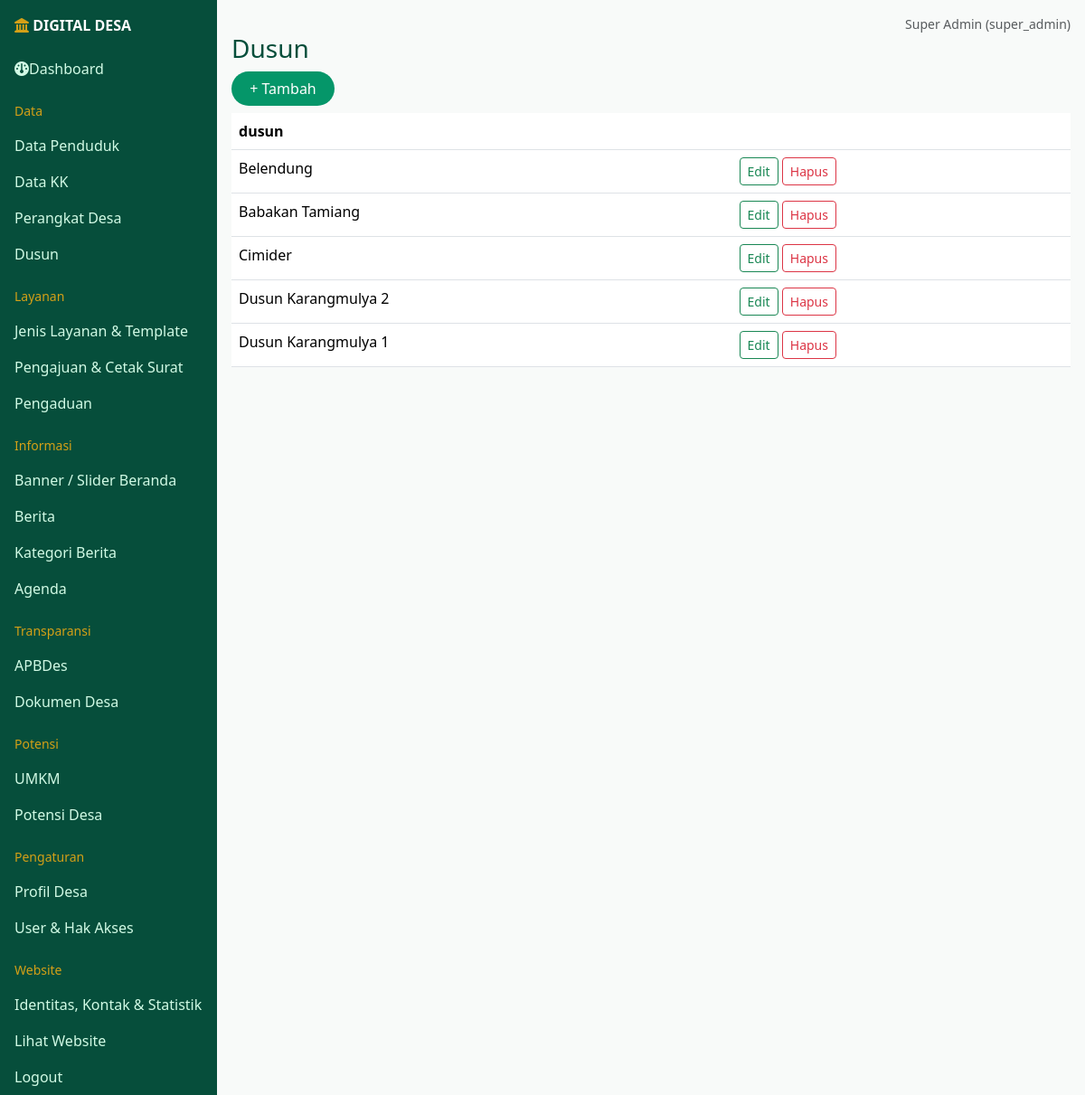
The app's page /admin/crud.php?t=dusun (signed in) with its own data.
### tables this page shows
CREATE TABLE dusun(id INT AUTO_INCREMENT PRIMARY KEY,dusun VARCHAR(50));

### config/database.php (called while the page is built, shortened)
<?php
if ($_SERVER['HTTP_HOST'] === 'localhost') {
    $host = 'localhost';
    $db   = 'digital_desa';
    $user = 'root';
    $pass = '';
} else {
    $host = 'sql107.infinityfree.com';
    $db   = 'if0_43028656_desa_lemahmulya';
    $user = 'if0_43028656';
    $pass = 'rgmvGCwJ3SWcKxg';
}
try {
    $pdo = new PDO(
        "mysql:host=$host;dbname=$db;charset=utf8mb4",
        $user,
        $pass,
        [
            PDO::ATTR_ERRMODE => PDO::ERRMODE_EXCEPTION,
            PDO::ATTR_DEFAULT_FETCH_MODE => PDO::FETCH_ASSOC
        ]
    );
} catch (PDOException $e) {
    die("Koneksi gagal: " . $e->getMessage());
}
function e($s){return htmlspecialchars((string)$s,ENT_QUOTES,'UTF-8');}
function run($q,$p=[]){global $pdo;$s=$pdo->prepare($q);$s->execute($p);return $s;}
function rows($q,$p=[]){return run($q,$p)->fetchAll();}

### admin/crud.php (the view, shortened to what this page needs)
<?php require '../config/database.php';need(['super_admin','admin_desa','kepala_desa']);$r=$_SESSION['u']['role'];
$t=$_GET['t']??'berita';if(!isset($T[$t])||($t=='users'&&$r!='super_admin'))$t='berita';
$title=$T[$t][0];$F=$T[$t][1];$o=$T[$t][2]??[];$L=$o['list']??array_slice(array_keys($F),0,3);
$can=$r!='kepala_desa'||$t=='pengajuan_layanan';$msg='';
include '../includes/sidebar.php';?>
<h3 class="text-hijau"><?=e($title)?></h3><?php if($msg):?><div class="alert alert-info"><?=e($msg)?></div><?php endif;?>
<?php if($can&&(isset($_GET['e'])||(isset($_GET['n'])&&empty($o['noadd'])))):$cur=isset($_GET['e'])?row("SELECT * FROM $t WHERE id=?",[(int)$_GET['e']]):[];?>
<form method="post" enctype="multipart/form-data" class="card-desa bg-white p-4 mb-3"><?=csrf()?><input type="hidden" name="id" value="<?=(int)($cur['id']??0)?>"><input type="hidden" name="a" value="save"><?php foreach($F as $k=>[$l,$ty])echo fld($k,$l,$ty,$cur[$k]??'');?><button class="btn btn-hijau">Simpan</button> <a class="btn btn-secondary" href="crud.php?t=<?=$t?>">Batal</a></form>
<?php else:?><?php if($can&&empty($o['noadd'])):?><a class="btn btn-hijau mb-2" href="crud.php?t=<?=$t?>&n=1">+ Tambah</a><?php endif;?>
<div class="table-responsive"><table class="table bg-white"><tr><?php foreach($L as $c):?><th><?=e($c)?></th><?php endforeach;?><th></th></tr><?php foreach(rows("SELECT * FROM $t ORDER BY id DESC") as $x):?><tr><?php foreach($L as $c):?><td><?=e(mb_strimwidth((string)($x[$c]??''),0,60,'...'))?></td><?php endforeach;?><td class="text-nowrap"><?php if($can):?><a class="btn btn-sm btn-outline-success" href="crud.php?t=<?=$t?>&e=<?=$x['id']?>">Edit</a> <?php endif;if(!empty($o['surat'])):?><a class="btn btn-sm btn-outline-dark" target="_blank" href="surat.php?id=<?=$x['id']?>">Cetak Surat</a> <?php endif;if($can&&empty($o['nodel'])):?><form method="post" class="d-inline" onsubmit="return confirm('Hapus data?')"><?=csrf()?><input type="hidden" name="a" value="del"><input type="hidden" name="id" value="<?=$x['id']?>"><button class="btn btn-sm btn-outline-danger">Hapus</button></form><?php endif;?></td></tr><?php endforeach;?></table></div><?php endif;?><?php include '../includes/adminfoot.php';?>

### assets/css/style.css (style rules this page uses)
:root { --h:#064e3b;--e:#059669;--g:#d4a017 }
body { background:#f8faf9;font-family:'Segoe UI',sans-serif }
.text-hijau { color:var(--h)!important }
.btn-hijau { background:var(--e);color:#fff;border-radius:50px;padding:.4rem 1.2rem }

### records on screen
dusun: dusun "Belendung"
dusun: dusun "Babakan Tamiang"
dusun: dusun "Cimider"
dusun: dusun "Dusun Karangmulya 2"
dusun: dusun "Dusun Karangmulya 1"

### other values on screen
$group "Data"
$label "Data Penduduk"
$label "Data KK"
$label "Perangkat Desa"
$label "Dusun"
$group "Layanan"
$label "Jenis Layanan & Template"
$label "Pengajuan & Cetak Surat"
$label "Pengaduan"
$group "Informasi"
$label "Banner / Slider Beranda"
$label "Berita"
$label "Kategori Berita"
$label "Agenda"
$group "Transparansi"
